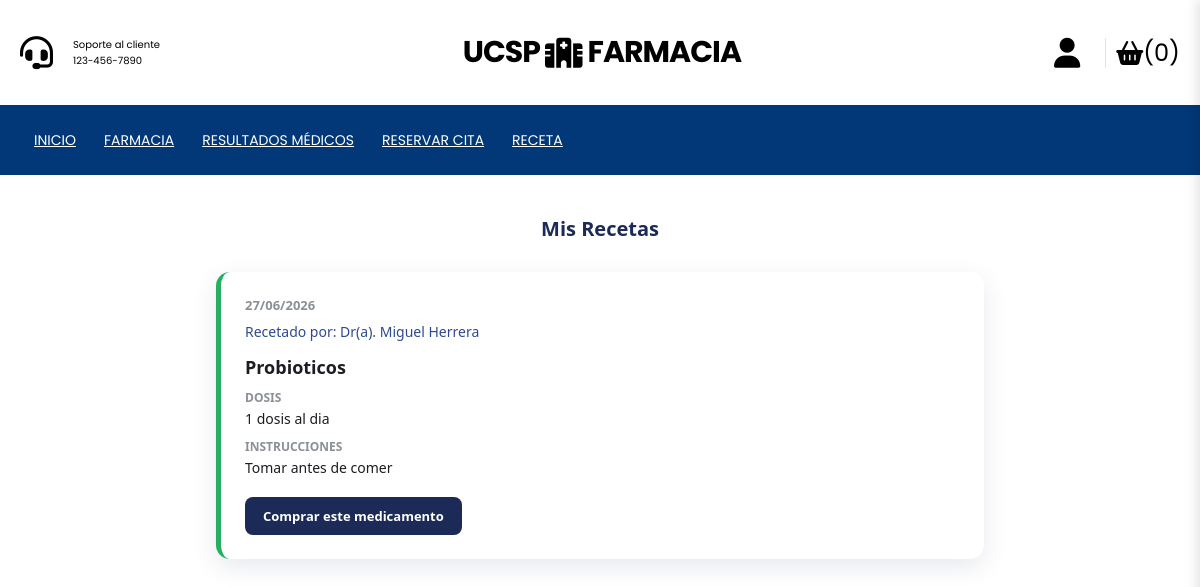
The app's page /diseno/pages/recetapaciente.php (signed in) with its own data.
### tables this page shows
CREATE TABLE `receta` (
  `id` int(11) NOT NULL,
  `id_consulta` int(11) NOT NULL,
  `id_medicamento` int(11) NOT NULL,
  `dosis` varchar(255) NOT NULL,
  `instrucciones` text DEFAULT NULL,
  `creado_en` timestamp NOT NULL DEFAULT current_timestamp()
);

CREATE TABLE `consulta` (
  `id` int(11) NOT NULL,
  `id_cita` int(11) NOT NULL,
  `id_paciente` int(11) NOT NULL,
  `id_doctor` int(11) NOT NULL,
  `fecha_consulta` date NOT NULL,
  `motivo` varchar(255) DEFAULT NULL,
  `diagnostico` text NOT NULL,
  `creado_en` timestamp NOT NULL DEFAULT current_timestamp()
);

CREATE TABLE `usuario` (
  `id` int(11) NOT NULL,
  `tipo_documento` varchar(20) NOT NULL,
  `numero_documento` varchar(20) NOT NULL,
  `fecha_nacimiento` date NOT NULL,
  `nombres` varchar(100) NOT NULL,
  `apellidos` varchar(100) NOT NULL,
  `telefono` varchar(15) NOT NULL,
  `password` varchar(255) NOT NULL,
  `rol` enum('paciente','doctor','administrador') NOT NULL DEFAULT 'paciente',
  `especialidad` varchar(100) DEFAULT NULL,
  `id_departamento` int(11) DEFAULT NULL,
  `creado_en` timestamp NOT NULL DEFAULT current_timestamp()
);

CREATE TABLE `medicamento` (
  `id` int(11) NOT NULL,
  `nombre` varchar(100) NOT NULL,
  `clase` varchar(100) DEFAULT NULL,
  `stock` int(11) DEFAULT 0,
  `precio` decimal(10,2) NOT NULL,
  `imagen` varchar(100) DEFAULT NULL,
  `tipo` enum('medicamento','suplemento') DEFAULT 'medicamento'
);

### php/sesion.php (called while the page is built, shortened)
<?php
$usuarioLogueado = isset($_SESSION['logueado']) && $_SESSION['logueado'] === true;
$rolUsuario = $usuarioLogueado ? htmlspecialchars($_SESSION['rol']) : '';
?>

### diseno/pages/recetapaciente.php (the view, shortened to what this page needs)
<?php
require_once __DIR__ . '/../../php/sesion.php';
require_once __DIR__ . '/../../php/conexion_bd.php';
$conn = $conexion;
$misRecetas = [];
if ($usuarioLogueado) {
    $idPaciente = $_SESSION['id_usuario'];
    $sql = "SELECT r.dosis, r.instrucciones, c.fecha_consulta, m.nombre AS nombre_medicamento, u.nombres, u.apellidos
            FROM receta r
            INNER JOIN consulta c ON r.id_consulta = c.id
            INNER JOIN medicamento m ON r.id_medicamento = m.id
            INNER JOIN usuario u ON c.id_doctor = u.id
            WHERE c.id_paciente = ?
            ORDER BY c.fecha_consulta DESC";
    $stmt = $conn->prepare($sql);
    $stmt->bind_param("i", $idPaciente);
    $stmt->execute();
    $result = $stmt->get_result();
    while ($row = $result->fetch_assoc()) {
        $misRecetas[] = $row;
    }
}
?>
<!DOCTYPE html>
<html lang="en">
<head>
    <link rel="stylesheet" href="https://cdnjs.cloudflare.com/ajax/libs/font-awesome/6.5.2/css/all.min.css"/>
    <link rel="stylesheet" href="../css/style.css">
    <link rel="stylesheet" href="../css/style1.css">
</head>
<body>
<header>
    <div class="container-hero">
        <div class="container hero">
            <div class="customer-support">
                <i class="fa-solid fa-headset"></i>
                <div class="content-customer-support">
                    <span class="text">Soporte al cliente</span>
                    <span class="number">123-456-7890</span>
                </div>
            </div>
            <div class="container-logo">
                <h1 class="logo"><a href="/">UCSP</a></h1>
                <i class="fa-solid fa-hospital"></i>
                <h1 class="logo"><a href="/">FARMACIA</a></h1>
            </div>
            <div class="container-icons">
                <div class="container-user">
                    <i class="fas fa-user"></i>
                </div>
                <div class="container-cart">
                    <i class="fa-solid fa-basket-shopping"></i>
                    <div class="content-shopping-cart">
                        <span class="number">(0)</span>
                    </div>
                </div>
            </div>
        </div>
    </div>
        <div class="container__menu">
            <div class="menu">
                <nav>
                    <ul>
                        <?php if ($rolUsuario === 'paciente'): ?>
                            <li><a href="../pages/index.php">Inicio</a></li>
                            <li><a href="../pages/farmacia.php">Farmacia</a></li>
                            <li><a href="../pages/consultapaciente.php">Resultados Médicos</a></li>
                            <li><a href="../pages/citapaciente.php">Reservar Cita</a></li>
                            <li><a href="../pages/recetapaciente.php">Receta</a></li>
                        <?php endif; ?>
                    </ul>
                </nav>
            </div>
        </div>
</header>
    <div class="page-content-receta">
        <h1>Mis Recetas</h1>
        <?php if (count($misRecetas) > 0): ?>
            <?php foreach ($misRecetas as $receta): ?>
                <div class="receta-card">
                    <div class="receta-fecha"><?php echo date('d/m/Y', strtotime($receta['fecha_consulta'])); ?></div>
                    <div class="receta-doctor">Recetado por: Dr(a). <?php echo htmlspecialchars($receta['nombres'] . ' ' . $receta['apellidos']); ?></div>
                    <div class="receta-medicamento"><?php echo htmlspecialchars($receta['nombre_medicamento']); ?></div>
                    <div class="receta-detalle">
                        <label>Dosis</label>
                        <p><?php echo htmlspecialchars($receta['dosis']); ?></p>
                    </div>
                    <?php if (!empty($receta['instrucciones'])): ?>
                        <div class="receta-detalle">
                            <label>Instrucciones</label>
                            <p><?php echo htmlspecialchars($receta['instrucciones']); ?></p>
                        </div>
                    <?php endif; ?>
                    <a href="../pages/farmacia.php" class="btn-comprar-receta">Comprar este medicamento</a>
                </div>
            <?php endforeach; ?>
        <?php else: ?>
            <div class="sin-resultados">
                <p>Aún no tienes recetas registradas.</p>
            </div>
        <?php endif; ?>
    </div>
</body>
</html>

### diseno/css/style.css (style rules this page uses)
:root { --primary-color: white; --background-color: #f9f5f0; --dark-color: white; }
html { font-size: 62.5%; font-family: 'Poppins', sans-serif; }
* { margin: 0; padding: 0; box-sizing: border-box; }
.container { max-width: 120rem; margin: 0 auto; }
.container-hero { background-color: white; }
.hero { display: flex; justify-content: space-between; align-items: center; padding: 2rem 0; }
.customer-support { display: flex; align-items: center; gap: 2rem; }
.customer-support i { font-size: 3.3rem; }
.content-customer-support { display: flex; flex-direction: column; }
.container-logo { display: flex; align-items: center; gap: 0.5rem; }
.container-logo i { font-size: 3rem; }
.container-logo h1 a { text-decoration: none; color: #000; font-size: 3rem; text-transform: uppercase; letter-spacing: -1px; }
.container-user { display: flex; gap: 1rem; cursor: pointer; }
.container-user .fa-user { font-size: 3rem; color: black; padding-right: 2.5rem; border-right: 1px solid #e2e2e2; }
.content-shopping-cart { display: flex; flex-direction: column; }
.container-user { position: relative; display: inline-block; }
.container-icons { display: flex; align-items: center; justify-content: flex-end; }
.container-user, .container-cart { margin-left: 10px; font-size: 24px; display: flex; align-items: center; }
.container__menu { width: 100%; height: 70px; background: #023877; padding: 0px 20px; }
.menu { max-width: 1200px; margin: auto; height: 100%; }
nav { height: 100%; }
nav > ul { height: 100%; display: flex; }
nav ul li { height: 100%; list-style: none; position: relative; }
nav > ul > li > a { width: 100%; height: 100%; display: flex; align-items: center; padding: 14px; color: white; text-transform: uppercase; font-size: 14px; transition: all 300ms ease; }
.container { max-width: 1200px; margin:0 auto; padding:3rem 2rem; }

### diseno/css/style1.css (style rules this page uses)
html { font-size: 62.5%; font-family: 'Poppins', sans-serif; }

### diseno/pages/recetapaciente.php (style rules this page uses)
.page-content-receta { max-width: 800px; margin: 40px auto; padding: 0 16px; font-family: 'Segoe UI', sans-serif; }
.page-content-receta h1 { text-align:center; margin-bottom: 30px; color:#1b2a56; }
.receta-card { background:#fff; border-radius:14px; box-shadow: 0 8px 24px rgba(27,42,86,0.10); padding:24px; margin-bottom:20px; border-left: 5px solid #27ae60; }
.receta-fecha { font-size:13px; color:#8a8f98; font-weight:600; margin-bottom:8px; }
.receta-doctor { font-size:14px; color:#2e4a8f; margin-bottom:14px; }
.receta-medicamento { font-size:18px; font-weight:700; color:#1c1c22; margin-bottom:10px; }
.receta-detalle { margin-bottom:10px; }
.receta-detalle label { display:block; font-size:12px; font-weight:600; color:#8a8f98; text-transform:uppercase; margin-bottom:3px; }
.receta-detalle p { font-size:14px; color:#1c1c22; margin:0; }
.btn-comprar-receta { display:inline-block; margin-top:10px; padding:10px 18px; background:#1b2a56; color:#fff; border-radius:8px; font-size:13px; font-weight:700; text-decoration:none; }

### records on screen
receta: id_consulta.fecha_consulta "27/06/2026", usuario.nombres+apellidos "Miguel Herrera", id_medicamento.nombre "Probioticos", dosis "1 dosis al dia", instrucciones "Tomar antes de comer"
